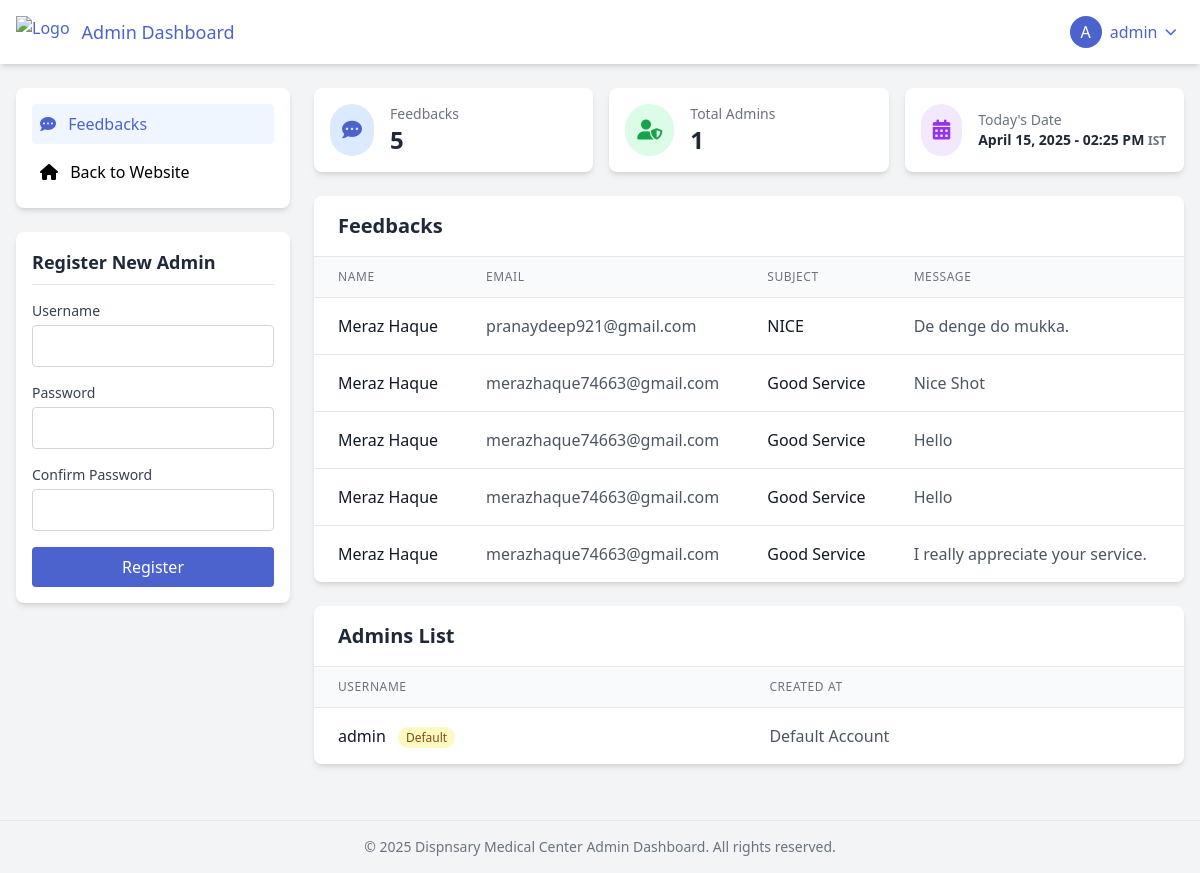
Screenshot of /admin_dashboard.php (signed in) with the database file from the repository.
### tables this page shows
CREATE TABLE `contact_messages` (
  `id` int(11) NOT NULL,
  `name` varchar(100) NOT NULL,
  `email` varchar(100) NOT NULL,
  `subject` varchar(200) NOT NULL,
  `message` text NOT NULL,
  `created_at` timestamp NOT NULL DEFAULT current_timestamp(),
  `status` enum('new','read','replied') DEFAULT 'new'
);

### admin_dashboard.php (the view, shortened to what this page needs)
<?php
require_once 'db_connect.php';
try {
    $stmt = $pdo->query("SELECT * FROM contact_messages ORDER BY created_at DESC");
    $feedback_messages = $stmt->fetchAll();
} catch(PDOException $e) {
    $error = "Database error: " . $e->getMessage();
}
try {
    $stmt = $pdo->query("SELECT * FROM admins ORDER BY created_at DESC");
    $admins = $stmt->fetchAll();
} catch(PDOException $e) {
    $error = "Database error: " . $e->getMessage();
    $admins = [];
}
?>
<!DOCTYPE html>
<html lang="en">
<head>
    <script src="https://cdn.tailwindcss.com"></script>
    <link rel="stylesheet" href="https://cdnjs.cloudflare.com/ajax/libs/font-awesome/6.0.0-beta3/css/all.min.css">
</head>
<body class="bg-gray-100">
    <div class="bg-white text-[#4c63ce] sticky top-0 z-50 shadow-md">
        <div class="container mx-auto max-w-7xl">
            <div class="hidden md:flex justify-between items-center py-3 px-4">
                <div class="flex items-center space-x-8">
                    <div class="flex items-center">
                        <img src="https://demo.awaikenthemes.com/dispnsary/wp-content/uploads/2024/11/logo-1.svg" alt="Logo" class="h-8 mr-3">
                        <span class="font-medium text-lg">Admin Dashboard</span>
                    </div>
                </div>
                <div class="flex items-center gap-3">
                    <div class="relative" id="user-dropdown-container">
                        <button id="user-dropdown-button" class="flex items-center space-x-2 px-2 py-1 rounded-md hover:bg-white/20 transition-colors">
                            <div class="w-8 h-8 bg-[#4c63ce] rounded-full flex items-center justify-center text-white">
                                <?php echo strtoupper(substr($_SESSION['admin_username'], 0, 1)); ?>
                            </div>
                            <span class="font-medium"><?php echo htmlspecialchars($_SESSION['admin_username']); ?></span>
                            <i class="fas fa-chevron-down text-xs"></i>
                        </button>
                    </div>
                </div>
            </div>
        </div>
    </div>
    <div class="container mx-auto px-4 py-6 max-w-7xl">
        <div class="grid grid-cols-1 lg:grid-cols-4 gap-6">
            <div class="col-span-1">
                <div class="bg-white rounded-lg shadow-md p-4">
                    <ul class="space-y-2">
                        <li class="p-2 bg-blue-50 text-[#4c63ce] rounded font-medium">
                            <i class="fas fa-comment-dots mr-2"></i> Feedbacks
                        </li>
                        <li class="p-2 hover:bg-gray-50 rounded cursor-pointer">
                            <a href="index.php"><i class="fas fa-home mr-2"></i> Back to Website</a>
                        </li>
                    </ul>
                </div>
                <div class="bg-white rounded-lg shadow-md p-4 mt-6">
                    <h3 class="font-semibold text-lg mb-4 text-gray-800 border-b pb-2">Register New Admin</h3>
                    <form action="" method="POST" class="space-y-4">
                        <div>
                            <label class="block text-sm font-medium text-gray-700 mb-1" for="username">
                                Username
                            </label>
                            <input
                                type="text"
                                id="username"
                                name="username"
                                class="w-full px-3 py-2 rounded border border-gray-300 focus:outline-none focus:ring-2 focus:ring-blue-200 focus:border-blue-500"
                                required
                            >
                        </div>
                        <div>
                            <label class="block text-sm font-medium text-gray-700 mb-1" for="password">
                                Password
                            </label>
                            <input
                                type="password"
                                id="password"
                                name="password"
                                class="w-full px-3 py-2 rounded border border-gray-300 focus:outline-none focus:ring-2 focus:ring-blue-200 focus:border-blue-500"
                                required
                            >
                        </div>
                        <div>
                            <label class="block text-sm font-medium text-gray-700 mb-1" for="confirm_password">
                                Confirm Password
                            </label>
                            <input
                                type="password"
                                id="confirm_password"
                                name="confirm_password"
                                class="w-full px-3 py-2 rounded border border-gray-300 focus:outline-none focus:ring-2 focus:ring-blue-200 focus:border-blue-500"
                                required
                            >
                        </div>
                        <button
                            type="submit"
                            name="register_admin"
                            class="w-full bg-[#4c63ce] text-white py-2 rounded hover:bg-[#3b4fa3] transition-colors"
                        >
                            Register
                        </button>
                    </form>
                </div>
            </div>
            <div class="col-span-1 lg:col-span-3">
                <div class="grid grid-cols-1 md:grid-cols-3 gap-4 mb-6">
                    <div class="bg-white rounded-lg shadow-md p-4">
                        <div class="flex items-center">
                            <div class="rounded-full bg-blue-100 p-3 mr-4">
                                <i class="fas fa-comment-dots text-[#4c63ce] text-xl"></i>
                            </div>
                            <div>
                                <h3 class="text-gray-500 text-sm font-medium">Feedbacks</h3>
                                <p class="text-2xl font-semibold text-gray-800"><?php echo count($feedback_messages); ?></p>
                            </div>
                        </div>
                    </div>
                    <div class="bg-white rounded-lg shadow-md p-4">
                        <div class="flex items-center">
                            <div class="rounded-full bg-green-100 p-3 mr-4">
                                <i class="fas fa-user-shield text-green-600 text-xl"></i>
                            </div>
                            <div>
                                <h3 class="text-gray-500 text-sm font-medium">Total Admins</h3>
                                <p class="text-2xl font-semibold text-gray-800"><?php echo count($admins) + 1; ?></p>
                            </div>
                        </div>
                    </div>
                    <div class="bg-white rounded-lg shadow-md p-4">
                        <div class="flex items-center">
                            <div class="rounded-full bg-purple-100 p-3 mr-4">
                                <i class="fas fa-calendar-alt text-purple-600 text-xl"></i>
                            </div>
                            <div>
                                <h3 class="text-gray-500 text-sm font-medium">Today's Date</h3>
                                <p class="text-sm font-semibold text-gray-800"><?php echo date('F j, Y - h:i A'); ?> <span class="text-xs text-gray-500">IST</span></p>
                            </div>
                        </div>
                    </div>
                </div>
                <div class="bg-white rounded-lg shadow-md overflow-hidden">
                    <div class="px-6 py-4 border-b">
                        <h2 class="font-semibold text-xl text-gray-800">Feedbacks</h2>
                    </div>
                    <?php if(isset($error)): ?>
                        <div class="p-6 text-red-500"><?php echo $error; ?></div>
                    <?php elseif(empty($feedback_messages)): ?>
                        <div class="p-6 text-gray-500">No feedbacks found.</div>
                    <?php else: ?>
                        <div class="overflow-x-auto">
                            <table class="min-w-full divide-y divide-gray-200">
                                <thead class="bg-gray-50">
                                    <tr>
                                        <th class="px-6 py-3 text-left text-xs font-medium text-gray-500 uppercase tracking-wider">Name</th>
                                        <th class="px-6 py-3 text-left text-xs font-medium text-gray-500 uppercase tracking-wider">Email</th>
                                        <th class="px-6 py-3 text-left text-xs font-medium text-gray-500 uppercase tracking-wider">Subject</th>
                                        <th class="px-6 py-3 text-left text-xs font-medium text-gray-500 uppercase tracking-wider">Message</th>
                                        <th class="px-6 py-3 text-left text-xs font-medium text-gray-500 uppercase tracking-wider">Date</th>
                                    </tr>
                                </thead>
                                <tbody class="bg-white divide-y divide-gray-200">
                                    <?php foreach($feedback_messages as $message): ?>
                                        <tr class="hover:bg-gray-50">
                                            <td class="px-6 py-4 whitespace-nowrap">
                                                <div class="font-medium text-gray-900"><?php echo htmlspecialchars($message['name']); ?></div>
                                            </td>
                                            <td class="px-6 py-4 whitespace-nowrap">
                                                <div class="text-gray-600"><?php echo htmlspecialchars($message['email']); ?></div>
                                            </td>
                                            <td class="px-6 py-4 whitespace-nowrap">
                                                <div class="font-medium text-gray-900"><?php echo htmlspecialchars($message['subject']); ?></div>
                                            </td>
                                            <td class="px-6 py-4">
                                                <div class="text-gray-600 max-w-md truncate"><?php echo htmlspecialchars($message['message']); ?></div>
                                            </td>
                                            <td class="px-6 py-4 whitespace-nowrap">
                                            </td>
                                        </tr>
                                    <?php endforeach; ?>
                                </tbody>
                            </table>
                        </div>
                    <?php endif; ?>
                </div>
                <div class="bg-white rounded-lg shadow-md overflow-hidden mt-6">
                    <div class="px-6 py-4 border-b">
                        <h2 class="font-semibold text-xl text-gray-800">Admins List</h2>
                    </div>
                    <div class="overflow-x-auto">
                        <table class="min-w-full divide-y divide-gray-200">
                            <thead class="bg-gray-50">
                                <tr>
                                    <th class="px-6 py-3 text-left text-xs font-medium text-gray-500 uppercase tracking-wider">Username</th>
                                    <th class="px-6 py-3 text-left text-xs font-medium text-gray-500 uppercase tracking-wider">Created At</th>
                                </tr>
                            </thead>
                            <tbody class="bg-white divide-y divide-gray-200">
                                <tr class="hover:bg-gray-50">
                                    <td class="px-6 py-4 whitespace-nowrap">
                                        <div class="font-medium text-gray-900">admin <span class="ml-2 px-2 py-0.5 bg-yellow-100 text-yellow-800 rounded-full text-xs">Default</span></div>
                                    </td>
                                    <td class="px-6 py-4 whitespace-nowrap">
                                        <div class="text-gray-600">Default Account</div>
                                    </td>
                                </tr>
                            </tbody>
                        </table>
                    </div>
                </div>
            </div>
        </div>
    </div>
    <div class="border-t mt-8 py-4 text-center text-gray-500 text-sm">
        <p>© <?php echo date('Y'); ?> Dispnsary Medical Center Admin Dashboard. All rights reserved.</p>
    </div>
</body>
</html>

### rows the page displays
contact_messages: name "Meraz Haque", email "pranaydeep921@gmail.com", subject "NICE", message "De denge do mukka."
contact_messages: name "Meraz Haque", email "merazhaque74663@gmail.com", subject "Good Service", message "Nice Shot"
contact_messages: name "Meraz Haque", email "merazhaque74663@gmail.com", subject "Good Service", message "Hello"
contact_messages: name "Meraz Haque", email "merazhaque74663@gmail.com", subject "Good Service", message "Hello"
contact_messages: name "Meraz Haque", email "merazhaque74663@gmail.com", subject "Good Service", message "I really appreciate your service."

### other values shown
substr($_SESSION['admin_username'], 0, 1) "A"
$_SESSION['admin_username'] "admin"
count($feedback_messages) "5"
count($admins) + 1 "1"
